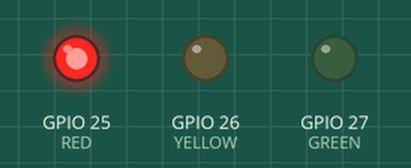
Simulated run of this sketch. Board: ESP32. On the bench: output pins drawn as LEDs (lit = HIGH).

Above: at 1.5 s.
At 4.5 s:
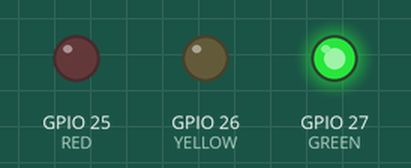
At 6.5 s:
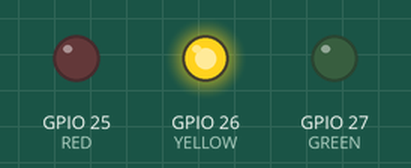
Timing chart, 0 to 9.1 s (numbered marks = the images above):
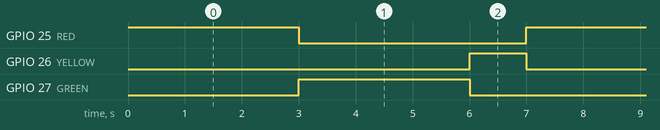

Measured:
- by itself, GPIO 25 (RED), GPIO 27 (GREEN): alternates HIGH for 3.0 s and LOW for 4.0 s
- by itself, GPIO 26 (YELLOW): alternates HIGH for 1.0 s and LOW for 6.0 s
- by itself, everything shown: repeats every 7.0 s, in 3 steps

The sketch:

L02_TrafficLight.ino
```cpp
// Lesson 2: Traffic light
// Red LED on 25, yellow on 26, green on 27.

const int RED = 25;
const int YELLOW = 26;
const int GREEN = 27;

void setup() {
  pinMode(RED, OUTPUT);
  pinMode(YELLOW, OUTPUT);
  pinMode(GREEN, OUTPUT);
}

void loop() {
  // Stop
  digitalWrite(RED, HIGH);
  digitalWrite(YELLOW, LOW);
  digitalWrite(GREEN, LOW);
  delay(3000);

  // Go
  digitalWrite(RED, LOW);
  digitalWrite(YELLOW, LOW);
  digitalWrite(GREEN, HIGH);
  delay(3000);

  // Get ready to stop
  digitalWrite(RED, LOW);
  digitalWrite(YELLOW, HIGH);
  digitalWrite(GREEN, LOW);
  delay(1000);
}
```
